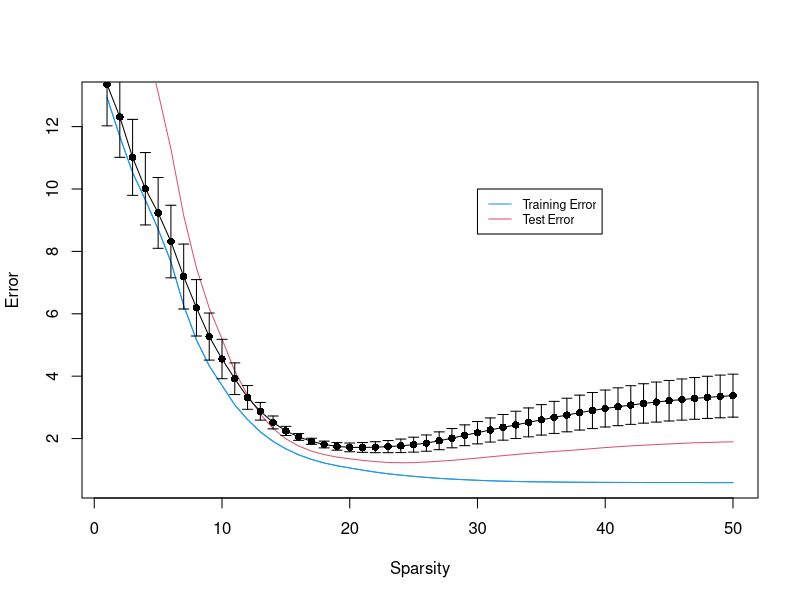

Reproduce this figure in R.
require(glmnet)
require(Hmisc)

#model complexity & prediction error
set.seed(9001)
n = 100
p = 50
Btrue = matrix(0,  p,  1)
Btrue[1:  10] = rnorm(10) * 1; 
Xtr = scale(matrix(rnorm(n * p),  n,  p))
Ytr = Xtr %*% Btrue + matrix(rnorm(n),  n,  1)
Xts = scale(matrix(rnorm(n * p),  n,  p))
Yts = Xts %*% Btrue + matrix(rnorm(n),  n,  1)

fit = glmnet(x = Xtr, y = Ytr, family = "gaussian", standardize = FALSE, nlambda = 50, lambda.min.ratio = .001)
Yhtr = predict(fit, newx = Xtr)
MSEtr = apply((Yhtr - Ytr %*% matrix(1, 1, length(fit$lambda))) ^ 2, 2, mean)
Yhts = predict(fit, newx = Xts)
MSEts = apply((Yhts - Yts %*% matrix(1, 1, length(fit$lambda))) ^ 2, 2, mean)

plot(1: length(fit$lambda), MSEtr, type = "l", col = 4, xlab = "Sparsity", ylab = "Error")
lines(1: length(fit$lambda), MSEtr, col = 4)
lines(1: length(fit$lambda), MSEts, col = 2)
legend(30, 10, legend = c("Training Error", "Test Error"), col = c(4, 2), lty = c(1, 1), cex = .75)

t(t(fit$beta[, 15]))

#cross-validation
fold = 5
sam = sample(1: n, n)
CVerrs = NULL
for(i in 1: fold)
{
	ind = sam[((i - 1) * n / fold + 1): (i * n / fold)]
	Xin = Xtr[-ind, ]
	Yin = Ytr[-ind]
	Xout = Xtr[ind, ]
	Yout = Ytr[ind]
	fit = glmnet(x = Xin, y = Yin, family = "gaussian", standardize = FALSE, nlambda = 50, lambda.min.ratio = .001)
	Yh = predict(fit, newx = Xout)
	CVerrs = cbind(CVerrs, apply((Yh - Yout %*% matrix(1, 1, length(fit$lambda))) ^ 2, 2, mean))
}
CVerr = apply(CVerrs, 1, mean)

#minimum cv error rule
lines(1: length(fit$lambda), CVerr, col = 1)
optlam = fit$lambda[which.min(CVerr)]

#one se rule
SE = sqrt(apply(CVerrs, 1, var) / fold)
errbar(1: length(fit$lambda), CVerr, CVerr+SE, CVerr-SE, add = TRUE)
minSE = CVerr[which.min(CVerr)] + SE[which.min(CVerr)]
minSEx = which(CVerr < minSE)[1]
optlam = fit$lambda[minSEx]

#refit to training data at optimal lambda
fit = glmnet(x = Xtr, y = Ytr, family = "gaussian", standardize = FALSE, lambda = optlam)
Yhtr = predict(fit, newx = Xtr)
TRerr = mean( (Yhtr - Ytr) ^ 2)
Yhts = predict(fit, newx = Xts)
TSerr = mean( (Yhts - Yts) ^ 2)
optlam
sum(fit$beta != 0)
TRerr
TSerr
